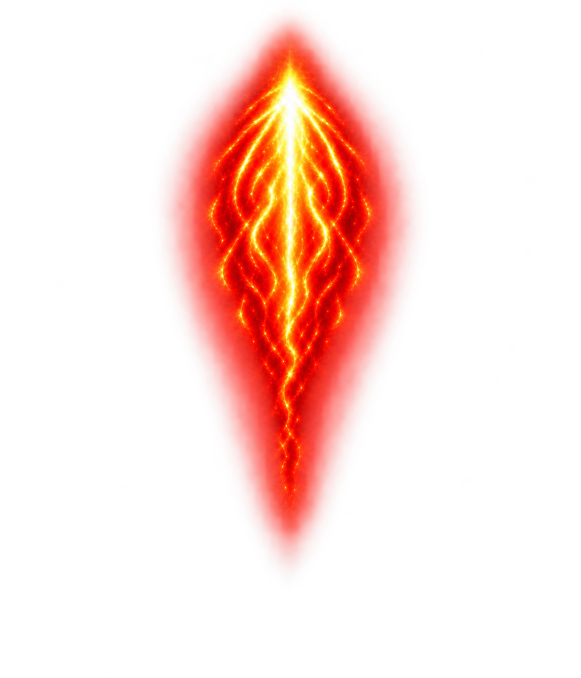
#> input picture assets/hd/artwork/pulse-family-v1/selected-masters/pulse58-master.png, 1161 x 1355 px (shown at 1/2 size); its folder holds 2 pictures in this run
$ python export_final.py
#> lines starting #> are read from the running program, lines starting #| are printed output that depends on the picture
"""Rebuild the four finite Pulse-Cannon textures and review sheets from imagegen masters.

Pillow only. No procedural repaint, recolor, alpha remask, independent lobe shift,
extra animation, or game-data dependency. This writes only beside this script.
"""
from pathlib import Path
from PIL import Image, ImageDraw
import hashlib, json, struct, zipfile

ROOT = Path(__file__).resolve().parent
IDS = [58, 60, 62, 165]
TRANSFORMS = {
    58: {'crop': None, 'resize': [96, 104], 'reason': 'Whole-sprite height registered to accepted59 family; transparent last8 source pixels.'},
    60: {'crop': None, 'resize': [96, 112], 'reason': 'Whole generated canvas registered to original12x14 tile.'},
    62: {'crop': [126, 0, 1215, 1173], 'resize': [96, 112], 'reason': 'Whole-sprite horizontal registration restores original broad five-lobe spread after generation narrowed it; no individual-lobe change.'},
    165: {'crop': None, 'resize': [96, 112], 'reason': 'Whole generated canvas registered to original12x14 tile.'},
}
SHA = lambda data: hashlib.sha256(data).hexdigest()
for sub in ['exports', 'runtime', 'review']:
    (ROOT / sub).mkdir(exist_ok=True)

def bbox(alpha, threshold):
    return alpha.point(lambda value: 255 if value > threshold else 0).getbbox()

metrics = {}
frames = []
for sprite in IDS:
    source = ROOT / 'selected-masters' / f'pulse{sprite}-master.png'
    master = Image.open(source).convert('RGBA')
#> master is the input picture: PIL image 1161x1355 RGBA; mean R, G, B, A 65.3, 18.3, 11.4, 43.5
    transform = TRANSFORMS[sprite]
    rendered = master.crop(transform['crop']) if transform['crop'] else master
    rendered = rendered.resize(tuple(transform['resize']), Image.Resampling.LANCZOS)
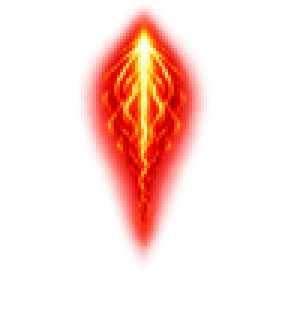
#> rendered: PIL image 96x104 RGBA (shown 3 times larger); mean R, G, B, A 64.8, 18.3, 11.4, 43.5; transparent parts drawn white
    out = Image.new('RGBA', (96, 112))
#> out: PIL image 96x112 RGBA; every value is 0
    out.paste(rendered, (0, 0))
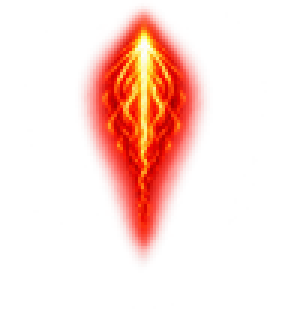
#> out: PIL image 96x112 RGBA (shown 3 times larger); mean R, G, B, A 60.2, 16.9, 10.5, 40.4; transparent parts drawn white
    png_path = ROOT / 'exports' / f'shapes8-id{sprite}-96x112.png'
    out.save(png_path)
    header = [80000 + sprite, 8, 12, 14, 0, 0]
    raw = b'HDR1' + struct.pack('<6I', *header) + out.tobytes()
    hda_path = ROOT / 'runtime' / f'bullet-{sprite}-8.hda'
    hda_path.write_bytes(raw)
    alpha = out.getchannel('A')
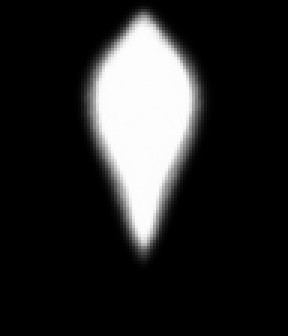
#> alpha: PIL image 96x112 L (shown 3 times larger); min 0, max 253, mean 40.4
    histogram = alpha.histogram()
#> histogram = 256 values, max 7950 at index 0, min 0 at index 109, mean 42
    edge = list(alpha.crop((0, 0, 96, 1)).getdata()) + list(alpha.crop((0, 111, 96, 112)).getdata()) + list(alpha.crop((0, 0, 1, 112)).getdata()) + list(alpha.crop((95, 0, 96, 112)).getdata())
#> edge = 416 values, max 3 at index 47, min 0 at index 0, mean 0.024
    metrics[str(sprite)] = {
        'master_size': list(master.size), 'output_size': [96, 112],
        'alpha_bbox_gt16': bbox(alpha, 16), 'alpha_bbox_gt128': bbox(alpha, 128),
        'alpha_bbox_gt240': bbox(alpha, 240), 'max_outer_edge_alpha': max(edge),
        'alpha_effective_area_logical_pixels': round(sum(a * count for a, count in enumerate(histogram)) / 255 / 64, 4),
        'pixels_alpha1_to239': sum(histogram[1:240]), 'pixels_alpha240_to255': sum(histogram[240:]),
        'rgba_sha256': SHA(out.tobytes()), 'hda_rgba_exact': raw[28:] == out.tobytes(),
    }
#> (the run stopped early here; a loop or call above may not have finished)
